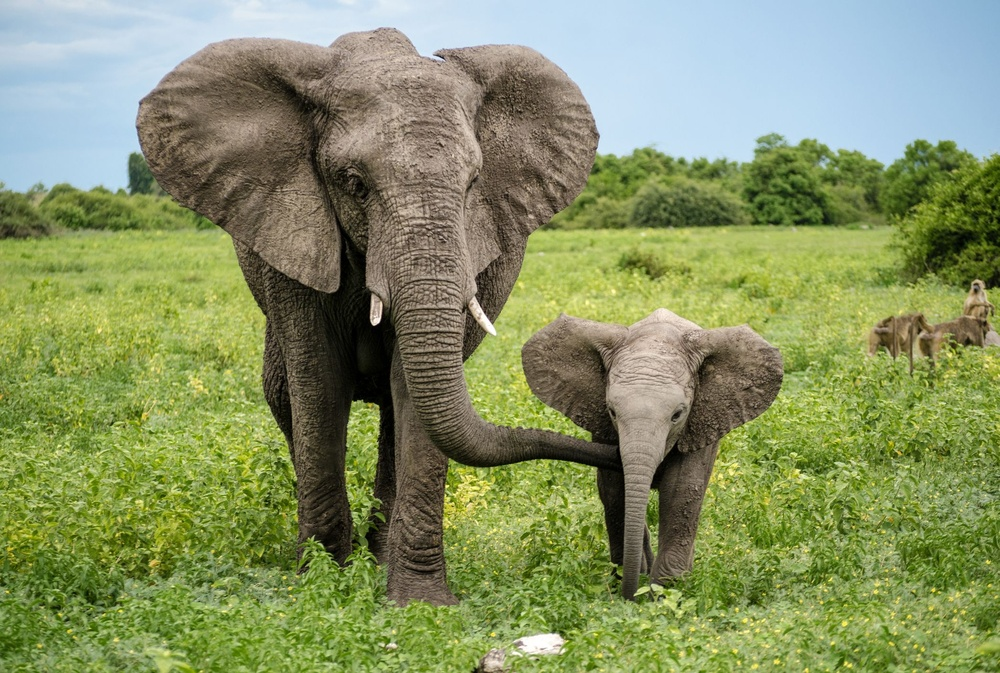
#> input picture Day2/elephant.jpg, 1000 x 673 px, shrunk from 2094 x 1409 before the run
$ jupyter execute ShiftingImageDownAndRight.ipynb
#> lines starting #> are read from the running program, lines starting #| are printed output that depends on the picture
## Question 2: Shifting the image down and right using translation

[cell 1]
import cv2
import imutils
import matplotlib.pyplot as plt
import numpy as np

[cell 2]
#Reading the image
elephant=cv2.imread('elephant.jpg')
#> elephant is the input picture: shape (673, 1000, 3); mean B, G, R 99.1, 145.8, 133.7
#cv2.imshow('elephant',elephant)
#cv2.waitKey(0)
#cv2.destroyAllWindows()
elephant=cv2.cvtColor(elephant,cv2.COLOR_BGR2RGB)
plt.imshow(elephant)
plt.show()

### Translating the image downward

[cell 3]
#Easy method using imutils library function translate()
translateDown=imutils.translate(elephant,0,300)
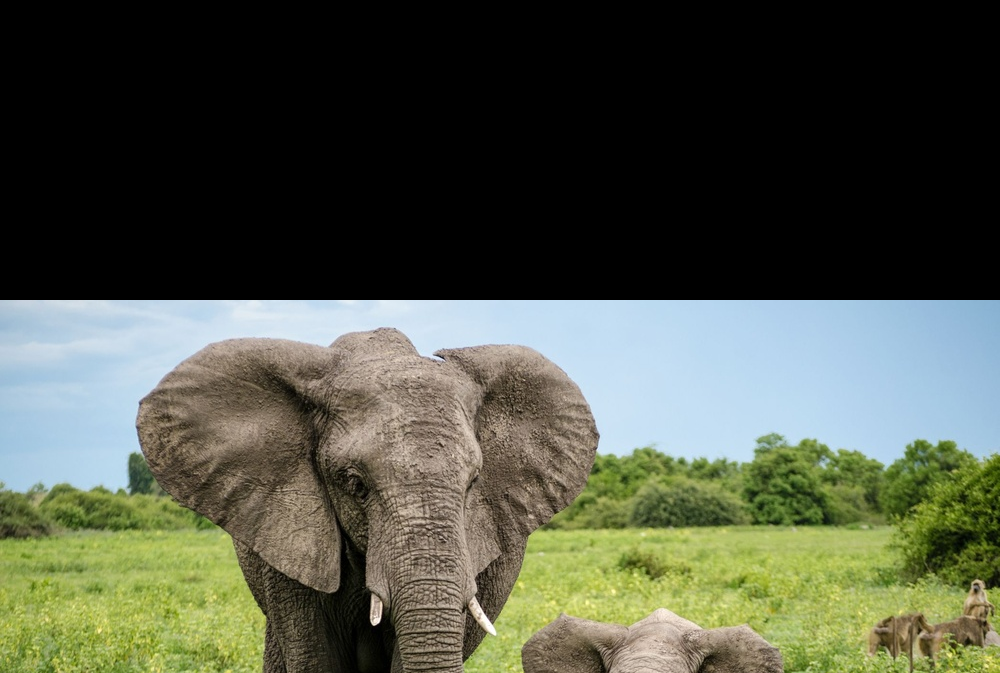
#> translateDown: shape (673, 1000, 3); mean R, G, B 80.5, 85.6, 70.1
plt.imshow(translateDown)
plt.show()

[cell 4]
print(elephant.shape)
#| (673, 1000, 3)

[cell 5]
#Translating the image downward using warpAffine() function
(h,w)=elephant.shape[:2]
#> h = 673; w = 1000
q_h=int(h/4) #Calculating Quarter Height
#> q_h = 168

[cell 6]
#Making a translation matrix
t = np.float32([[1, 0, 0], [0, 1, q_h]])
#> t = [[1, 0, 0], [0, 1, 168]]
print(t)
#| [[  1.   0.   0.]
#|  [  0.   1. 168.]]

[cell 7]
translatedDownward = cv2.warpAffine(elephant, t, (w, h))
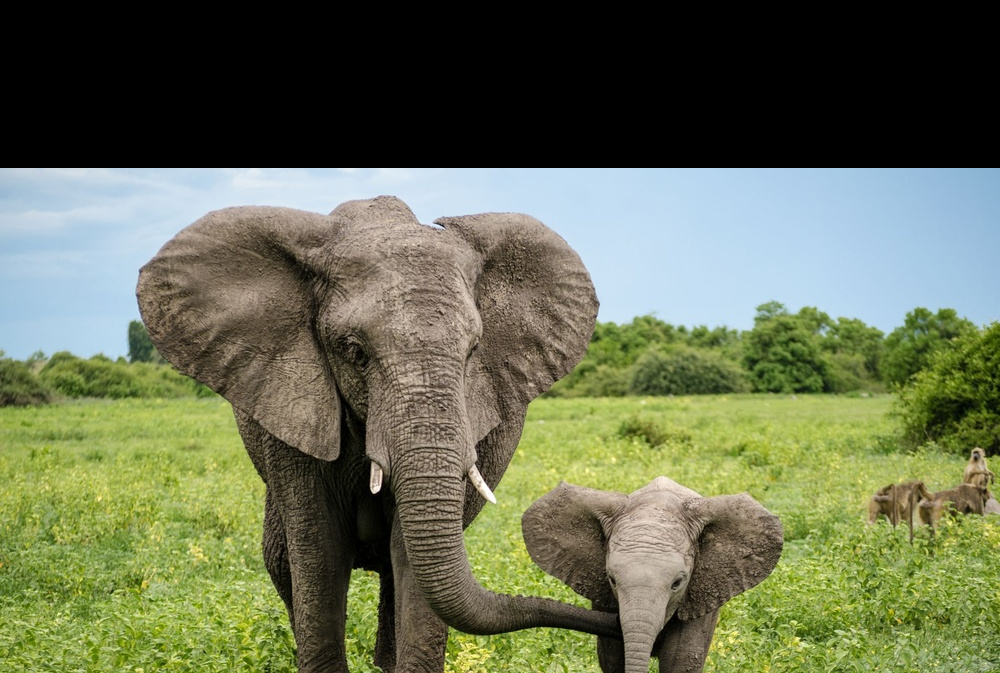
#> translatedDownward: shape (673, 1000, 3); mean R, G, B 104, 111.2, 83.1
plt.imshow(translatedDownward)
plt.show()

### Translating Rightward

[cell 8]
#Easy method using imutils library function translate()
translateRight=imutils.translate(elephant,300,0)
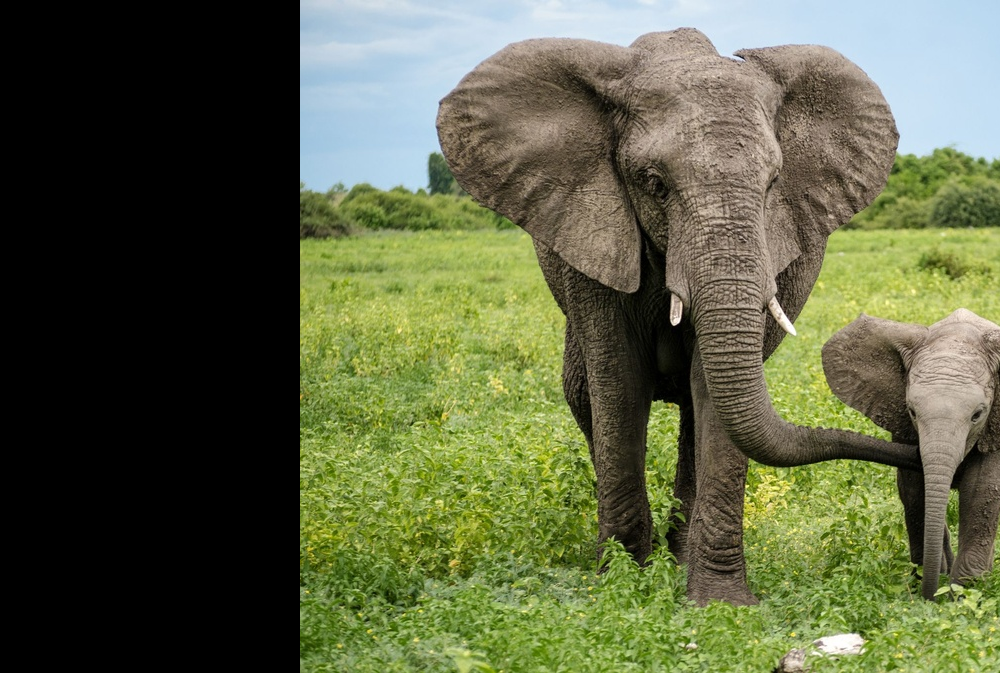
#> translateRight: shape (673, 1000, 3); mean R, G, B 92.3, 98.4, 67.5
plt.imshow(translateRight)
plt.show()

[cell 9]
#Translating the image downward using warpAffine() function
#Calculating quarter width
q_w=int(w/4)
#> q_w = 250
#Making a translation matrix
t = np.float32([[1, 0, q_w], [0, 1, 0]])
#> t = [[1, 0, 250], [0, 1, 0]]
print(t)
#| [[  1.   0. 250.]
#|  [  0.   1.   0.]]

[cell 10]
translatedRightward = cv2.warpAffine(elephant, t, (w, h))
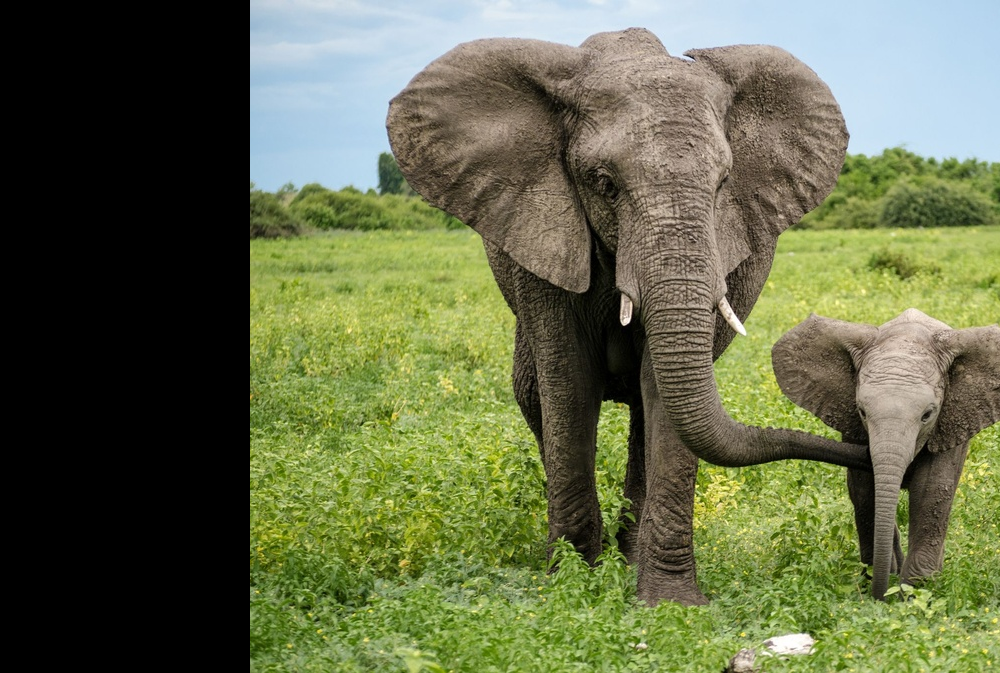
#> translatedRightward: shape (673, 1000, 3); mean R, G, B 99.7, 106.5, 73.3
plt.imshow(translatedRightward)
plt.show()

### Translating Diagonally down and right

[cell 11]
translateDiagonally=imutils.translate(elephant,q_w,q_h)
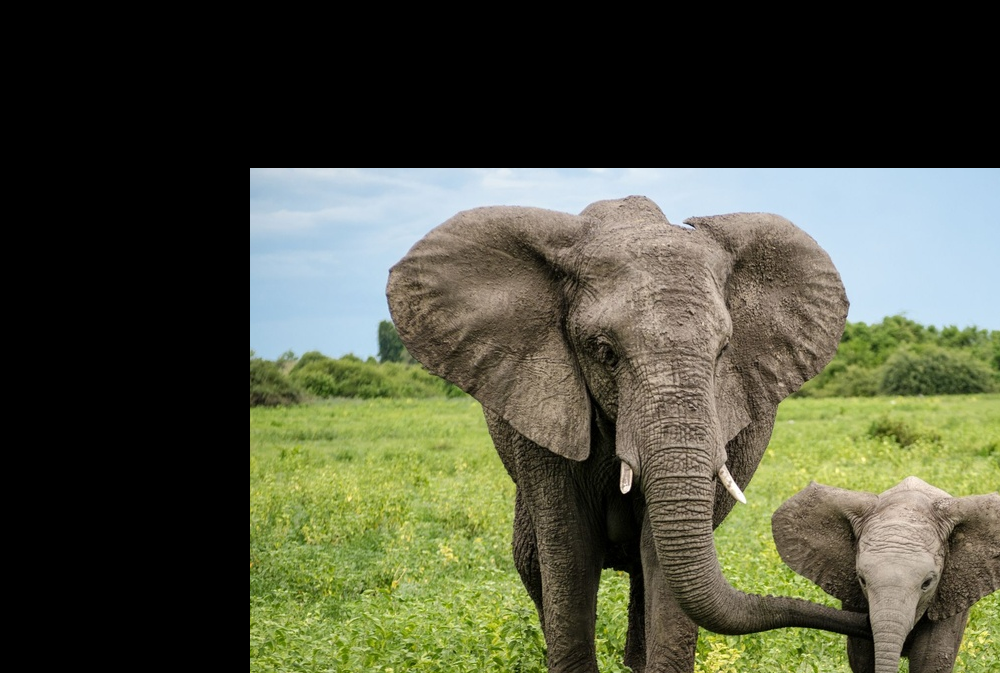
#> translateDiagonally: shape (673, 1000, 3); mean R, G, B 77.9, 81.1, 61.6
plt.imshow(translateDiagonally)
plt.show()

### Translating Diagonally up and left

[cell 12]
translateDiagonallyUp=imutils.translate(elephant,-q_w,-q_h)
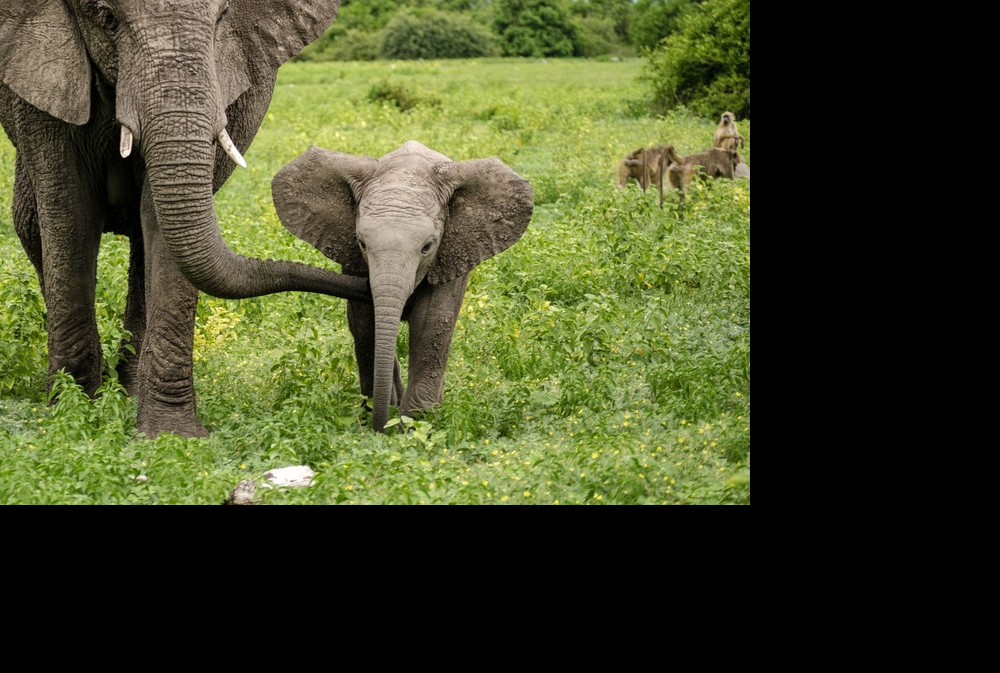
#> translateDiagonallyUp: shape (673, 1000, 3); mean R, G, B 67.7, 72.7, 39.6
plt.imshow(translateDiagonallyUp)
plt.show()

$ run again, with Day2/image.jpg copied over Day2/elephant.jpg
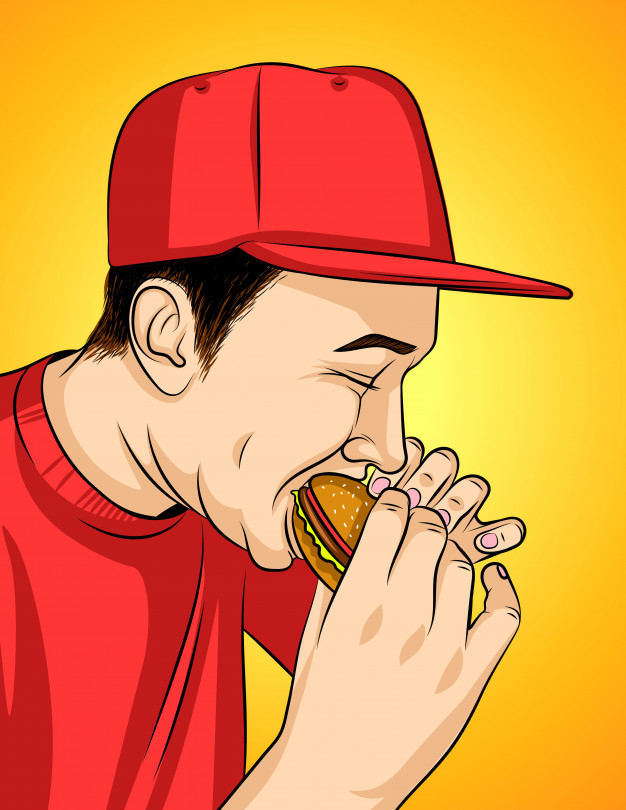
#> input picture Day2/image.jpg, 626 x 810 px
#> elephant is the input picture: shape (810, 626, 3); mean B, G, R 69.5, 144.8, 231
#| (810, 626, 3)
#| [[  1.   0.   0.]
#|  [  0.   1. 202.]]
#| [[  1.   0. 156.]
#|  [  0.   1.   0.]]
#> `translateDiagonally=imutils.translate(elephant,q_w,q_h)`:
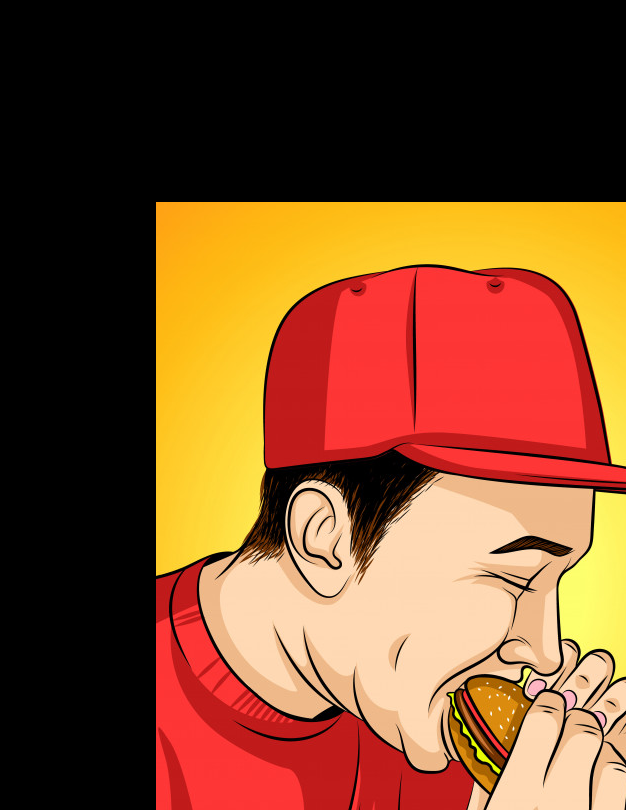
#> translateDiagonally: shape (810, 626, 3); mean R, G, B 125.9, 75.3, 42.1
#> `translateDiagonallyUp=imutils.translate(elephant,-q_w,-q_h)`:
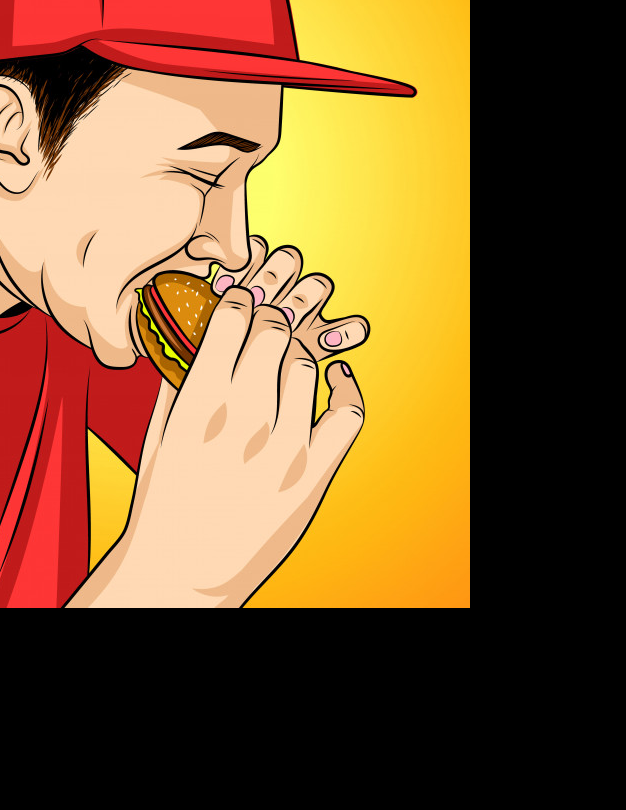
#> translateDiagonallyUp: shape (810, 626, 3); mean R, G, B 127.9, 90.7, 49.4
